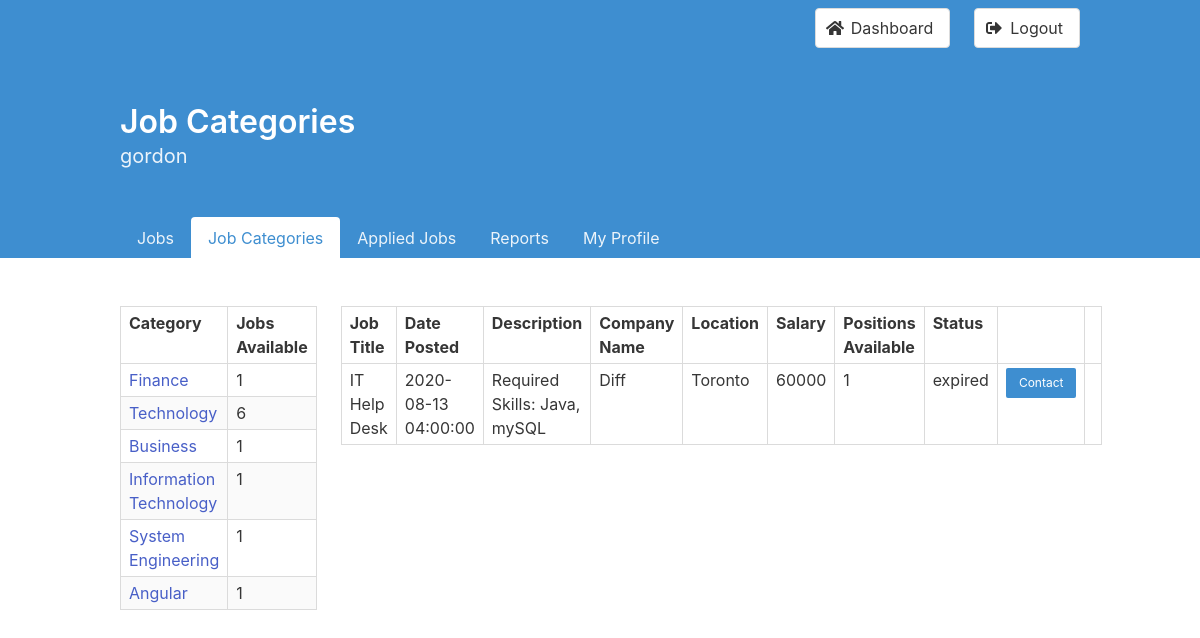
The page /categories?showCategoryJobs=4 (signed in) on the database its author committed.
### tables this page shows
CREATE TABLE Job_Categories_List
(
    jobCategoriesID int          NOT NULL AUTO_INCREMENT PRIMARY KEY,
    categoryName    varchar(255) NOT NULL UNIQUE
);

CREATE TABLE Jobs
(
    jobID              int          NOT NULL AUTO_INCREMENT PRIMARY KEY,
    userID             varchar(255) NOT NULL,
    locationID         int          NOT NULL,
    title              varchar(255) NOT NULL,
    salary             int          NOT NULL,
    description        longtext,
    positionsAvailable int          NOT NULL,
    datePosted         timestamp    NOT NULL      DEFAULT CURRENT_TIMESTAMP,
    status             enum ('active', 'expired') DEFAULT 'active',
    FOREIGN KEY (userID) REFERENCES Users (userID) ON DELETE CASCADE,
    FOREIGN KEY (locationID) REFERENCES Location (locationID)
);

CREATE TABLE Profiles
(
    userID         varchar(255) NOT NULL PRIMARY KEY,
    locationID     int,
    companyName    varchar(255),
    firstName      varchar(255),
    lastName       varchar(255),
    profession     varchar(255),
    gender         varchar(255),
    displayPicture varchar(255),
    resume         varchar(255),
    phoneNumber    varchar(255),
    dateOfBirth    date,
    FOREIGN KEY (userID) REFERENCES Users (userID) ON DELETE CASCADE,
    FOREIGN KEY (locationID) REFERENCES Location (locationID)
);

CREATE TABLE Location
(
    locationID int NOT NULL AUTO_INCREMENT PRIMARY KEY,
    address    varchar(255),
    city       varchar(255),
    postalCode varchar(255),
    province   varchar(255)
);

### controller/categories.php (called while the page is built, shortened)
<?php
require "model/JobCategoriesList.php";
require "model/Jobs.php";
class CategoriesController
{
  public $jobCategoriesList;
  public $jobs;
  public function __construct()
  {
    $this->jobCategoriesList = new JobCategoriesList();
    $this->jobs = new Jobs();
  }
  public function invoke()
  {
    if (isset($_GET['showCategoryJobs'])) {
      $jobs = $this->jobs->getCategoryJobs($_GET['showCategoryJobs'], $_SESSION['username']);
    }
    $categories = $this->jobCategoriesList->getCategories();
    include 'view/categories.php';
  }
}

### model/Database.php (called while the page is built, shortened)
<?php
class Database
{
  private $_host = '127.0.0.1';
  private $_user = 'gxc353_1';
  private $_pass = 'temp_password';
  private $_name = 'gxc353_1';
  private $_databaseHandler;
  private $_statement;
  public function __construct()
  {
    $dsn = 'mysql:host=' . $this->_host . ';dbname=' . $this->_name;
    $options = [
      PDO::ATTR_EMULATE_PREPARES => false,
      PDO::ATTR_ERRMODE => PDO::ERRMODE_EXCEPTION,
      PDO::ATTR_PERSISTENT => true,
    ];
    try {
      $this->_databaseHandler = new PDO($dsn, $this->_user, $this->_pass, $options);
    } catch (PDOException $e) {
      $this->_error = $e->getMessage();
      echo "<p class=\"has-text-black has-background-warning\">$this->_error</p>";
    }
  }
  public function query($sql)
  {
    $this->_statement = $this->_databaseHandler->prepare($sql);
  }
  public function bind($param, $value, $type = null)
  {
    $this->_statement->bindValue($param, $value, $type);
  }
  public function execute()
  {
    try {
      return $this->_statement->execute();
    } catch (PDOException $e) {
      echo "<p class=\"has-text-black has-background-warning\">{$e->getMessage()}</p>";
    }
  }
  public function fetchAll()
  {
    $this->execute();
    return $this->_statement->fetchAll(PDO::FETCH_OBJ);
  }
}

### model/JobCategoriesList.php (called while the page is built, shortened)
<?php
require_once "model/Database.php";
class JobCategoriesList
{
  private $_db;
  public function __construct()
  {
    $this->_db = new Database();
  }
  public function getCategories()
  {
    $sql = "SELECT jobCategoriesID, categoryName, COUNT(jobID) as numPostings
      FROM Job_Categories_List JOIN Job_Categories ON Job_Categories_List.jobCategoriesID = Job_Categories.jobCategoryID
      GROUP BY jobCategoriesID, categoryName";
    $this->_db->query($sql);
    return $this->_db->fetchAll();
  }
}

### model/Jobs.php (called while the page is built, shortened)
<?php
require_once "model/Database.php";
class Jobs
{
  private $_db;
  public function __construct()
  {
    $this->_db = new Database();
  }
  public function getCategoryJobs($categoryID, $username)
  {
    $sql = "SELECT title, datePosted, description, companyName, Jobs.userID, city, salary, positionsAvailable, status, firstName, lastName, phoneNumber, email, Jobs.jobID, EC.categoryName,
    IF(EXISTS(SELECT * FROM Applications WHERE Applications.userID = :username AND Applications.jobID = Jobs.jobID), TRUE, FALSE) AS applied
    FROM Jobs
    JOIN Location ON Jobs.locationID = Location.locationID
    JOIN Profiles ON Profiles.userID = Jobs.userID
    JOIN Users ON Users.userID = Jobs.userID
    JOIN Job_Categories JC on Jobs.jobID = JC.jobID
    JOIN Employer_Categories EC ON Jobs.userID = EC.userID
    JOIN Job_Categories_List JCL on JC.jobCategoryID = JCL.jobCategoriesID
    WHERE jobCategoriesID = :categoryID";
    $this->_db->query($sql);
    $this->_db->bind(':categoryID', $categoryID, PDO::PARAM_INT);
    $this->_db->bind(':username', $username, PDO::PARAM_STR);
    return $this->_db->fetchAll();
  }
}

### templates/contactModal.php (the view, shortened to what this page needs)
<a class="button is-small is-info" id="contact-btn-<?php echo "$obj->jobID"; ?>">Contact</a>

### view/categories.php (shortened to what this page needs)
<head>
</head>
<body>
  <?php
  require "templates/hero.php";
  ?>
  <section class="section">
    <div class="container">
      <div class="columns">
        <div class="column">
          <table class="table is-bordered is-striped is-narrow is-hoverable">
            <thead>
              <tr>
                <th>Category</th>
                <th>Jobs Available</th>
              </tr>
            </thead>
            <tbody>
              <?php
              if (isset($categories)) {
                foreach ($categories as $index => $obj) {
                  echo '<tr>';
                  echo '<td>';
                  echo "<a class=\"is-info\" href=\"categories?showCategoryJobs=$obj->jobCategoriesID\">";
                  echo "$obj->categoryName";
                  echo '</a>';
                  echo "<td>$obj->numPostings</td>";
                  echo '</tr>';
                }
              }
              ?>
            </tbody>
          </table>
        </div>
        <div class="column">
          <?php
          if (isset($jobs)) {
            include 'templates/jobsTable.php';
          }
          ?>
        </div>
      </div>
    </div>
  </section>
</body>

### templates/jobsTable.php
<table class="table is-bordered is-striped is-narrow is-hoverable is-fullwidth">
  <thead>
    <tr>
      <th>Job Title</th>
      <th>Date Posted</th>
      <th>Description</th>
      <th>Company Name</th>
      <th>Location</th>
      <th>Salary</th>
      <th>Positions Available</th>
      <th>Status</th>
      <th></th>
      <th></th>
    </tr>
  </thead>
  <tbody>
    <?php
    foreach ($jobs as $index => $obj) {
      echo '<tr>';
      echo "<td>$obj->title</td>";
      echo "<td>$obj->datePosted</td>";
      echo "<td>$obj->description</td>";
      echo "<td>$obj->companyName</td>";
      echo "<td>$obj->city</td>";
      echo "<td>$obj->salary</td>";
      echo "<td>$obj->positionsAvailable</td>";
      echo "<td>$obj->status</td>";
      echo '<td>';
      include "templates/contactModal.php";
      echo '</td>';
      if (strcasecmp($obj->status, 'active') == 0) {
        echo '<td>';
        if ($obj->applied) {
          if (strcasecmp($fromPage, "categories") == 0) {
            echo "<a class=\"button is-small is-warning\" href=\"categories?jobWithdraw={$obj->jobID}&showCategoryJobs=$previousCategory\">";
          } else {
            if (isset($previousSearch)) {
              echo "<a class=\"button is-small is-warning\" href=\"jobs?jobWithdraw={$obj->jobID}&searchKeyword=$previousSearch\">";
            } else {
              echo "<a class=\"button is-small is-warning\" href=\"jobs?jobWithdraw=$obj->jobID\">";
            }
          }
          echo 'Withdraw';
        } else {
          if (strcasecmp($fromPage, "categories") == 0) {
            echo "<a class=\"button is-small is-success\" href=\"categories?jobApply={$obj->jobID}&showCategoryJobs=$previousCategory\">";
          } else {
            if (isset($previousSearch)) {
              echo "<a class=\"button is-small is-success\" href=\"jobs?jobApply={$obj->jobID}&searchKeyword=$previousSearch\">";
            } else {
              echo "<a class=\"button is-small is-success\" href=\"jobs?jobApply=$obj->jobID\">";
            }
          }
          echo 'Apply';
        }
        echo '</a>';
        echo '</td>';
      } else {
        echo '<td>';
        echo '</td>';
      }
      echo '</tr>';
    }
    ?>
  </tbody>
</table>

### rows shown on the page
job_categories_list: categoryName "Finance", numPostings "1"
job_categories_list: categoryName "Technology", numPostings "6"
job_categories_list: categoryName "Business", numPostings "1"
job_categories_list: categoryName "Information Technology", numPostings "1"
job_categories_list: categoryName "System Engineering", numPostings "1"
job_categories_list: categoryName "Angular", numPostings "1"
jobs: title "IT Help Desk", datePosted "2020-08-13 04:00:00", description "Required Skills: Java, mySQL", profiles.companyName "Diff", locationID.city "Toronto", salary "60000", positionsAvailable "1", status "expired"

### other values the page prints
$heroTitle "Job Categories"
$_SESSION["username"] "gordon"
